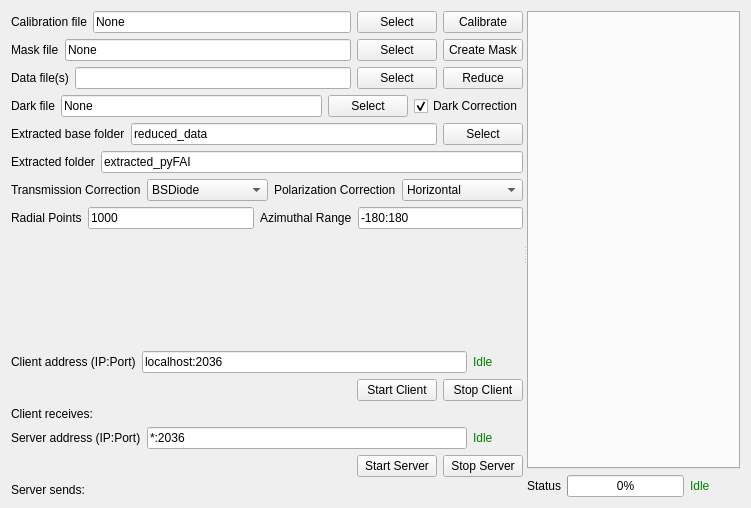
<?xml version="1.0" encoding="UTF-8"?>
<ui version="4.0">
 <class>Form</class>
 <widget class="QWidget" name="Form">
  <property name="geometry">
   <rect>
    <x>0</x>
    <y>0</y>
    <width>751</width>
    <height>508</height>
   </rect>
  </property>
  <property name="windowTitle">
   <string>Form</string>
  </property>
  <layout class="QVBoxLayout" name="verticalLayout_5">
   <item>
    <widget class="QSplitter" name="splitter">
     <property name="orientation">
      <enum>Qt::Horizontal</enum>
     </property>
     <widget class="QWidget" name="">
      <layout class="QVBoxLayout" name="verticalLayout_4">
       <item>
        <layout class="QHBoxLayout" name="horizontalLayout_4">
         <item>
          <widget class="QLabel" name="poniFileLabel">
           <property name="text">
            <string>Calibration file</string>
           </property>
          </widget>
         </item>
         <item>
          <widget class="QLineEdit" name="poniFileLineEdit">
           <property name="text">
            <string>None</string>
           </property>
          </widget>
         </item>
         <item>
          <widget class="QPushButton" name="openPoniPushButton">
           <property name="text">
            <string>Select</string>
           </property>
          </widget>
         </item>
         <item>
          <widget class="QPushButton" name="calibratePushButton">
           <property name="text">
            <string>Calibrate</string>
           </property>
          </widget>
         </item>
        </layout>
       </item>
       <item>
        <layout class="QHBoxLayout" name="horizontalLayout_5">
         <item>
          <widget class="QLabel" name="maskFileLabel">
           <property name="text">
            <string>Mask file</string>
           </property>
          </widget>
         </item>
         <item>
          <widget class="QLineEdit" name="maskFileLineEdit">
           <property name="text">
            <string>None</string>
           </property>
          </widget>
         </item>
         <item>
          <widget class="QPushButton" name="openMaskPushButton">
           <property name="text">
            <string>Select</string>
           </property>
          </widget>
         </item>
         <item>
          <widget class="QPushButton" name="createMaskPushButton">
           <property name="text">
            <string>Create Mask</string>
           </property>
          </widget>
         </item>
        </layout>
       </item>
       <item>
        <layout class="QHBoxLayout" name="horizontalLayout_2">
         <item>
          <widget class="QLabel" name="dataFileLabel">
           <property name="text">
            <string>Data file(s)</string>
           </property>
          </widget>
         </item>
         <item>
          <widget class="QLineEdit" name="dataFileLineEdit"/>
         </item>
         <item>
          <widget class="QPushButton" name="openDataPushButton">
           <property name="text">
            <string>Select</string>
           </property>
          </widget>
         </item>
         <item>
          <widget class="QPushButton" name="reducePushButton">
           <property name="text">
            <string>Reduce</string>
           </property>
          </widget>
         </item>
        </layout>
       </item>
       <item>
        <layout class="QHBoxLayout" name="horizontalLayout_3">
         <item>
          <widget class="QLabel" name="darkFileLabel">
           <property name="text">
            <string>Dark file</string>
           </property>
          </widget>
         </item>
         <item>
          <widget class="QLineEdit" name="darkFileLineEdit">
           <property name="text">
            <string>None</string>
           </property>
          </widget>
         </item>
         <item>
          <widget class="QPushButton" name="openDarkPushButton">
           <property name="text">
            <string>Select</string>
           </property>
          </widget>
         </item>
         <item>
          <widget class="QCheckBox" name="darkCheckBox">
           <property name="text">
            <string>Dark Correction</string>
           </property>
           <property name="checked">
            <bool>true</bool>
           </property>
          </widget>
         </item>
        </layout>
       </item>
       <item>
        <layout class="QHBoxLayout" name="horizontalLayout_6">
         <item>
          <widget class="QLabel" name="extractedFolderLabel">
           <property name="text">
            <string>Extracted base folder</string>
           </property>
          </widget>
         </item>
         <item>
          <widget class="QLineEdit" name="extractedBaseFolderLineEdit">
           <property name="text">
            <string>reduced_data</string>
           </property>
          </widget>
         </item>
         <item>
          <widget class="QPushButton" name="extractedFolderPushButton">
           <property name="text">
            <string>Select</string>
           </property>
          </widget>
         </item>
        </layout>
       </item>
       <item>
        <layout class="QHBoxLayout" name="horizontalLayout_13">
         <item>
          <widget class="QLabel" name="label">
           <property name="text">
            <string>Extracted folder</string>
           </property>
          </widget>
         </item>
         <item>
          <widget class="QLineEdit" name="extractedFolderLineEdit">
           <property name="text">
            <string>extracted_pyFAI</string>
           </property>
          </widget>
         </item>
        </layout>
       </item>
       <item>
        <layout class="QHBoxLayout" name="horizontalLayout_7">
         <item>
          <widget class="QLabel" name="transCorrLabel">
           <property name="text">
            <string>Transmission Correction</string>
           </property>
          </widget>
         </item>
         <item>
          <widget class="QComboBox" name="normComboBox">
           <item>
            <property name="text">
             <string>BSDiode</string>
            </property>
           </item>
           <item>
            <property name="text">
             <string>TransDiode</string>
            </property>
           </item>
           <item>
            <property name="text">
             <string>Image Sum</string>
            </property>
           </item>
           <item>
            <property name="text">
             <string>Monitor</string>
            </property>
           </item>
           <item>
            <property name="text">
             <string>None</string>
            </property>
           </item>
          </widget>
         </item>
         <item>
          <widget class="QLabel" name="polCorrLabel">
           <property name="text">
            <string>Polarization Correction</string>
           </property>
          </widget>
         </item>
         <item>
          <widget class="QComboBox" name="polCorrComboBox">
           <item>
            <property name="text">
             <string>Horizontal</string>
            </property>
           </item>
           <item>
            <property name="text">
             <string>Vertical</string>
            </property>
           </item>
           <item>
            <property name="text">
             <string>Circular</string>
            </property>
           </item>
           <item>
            <property name="text">
             <string>None</string>
            </property>
           </item>
          </widget>
         </item>
        </layout>
       </item>
       <item>
        <layout class="QHBoxLayout" name="horizontalLayout_8">
         <item>
          <widget class="QLabel" name="radialPointsLabel">
           <property name="text">
            <string>Radial Points</string>
           </property>
          </widget>
         </item>
         <item>
          <widget class="QLineEdit" name="radialPointsLineEdit">
           <property name="text">
            <string>1000</string>
           </property>
          </widget>
         </item>
         <item>
          <widget class="QLabel" name="azimuthalRangeLabel">
           <property name="text">
            <string>Azimuthal Range</string>
           </property>
          </widget>
         </item>
         <item>
          <widget class="QLineEdit" name="azimuthalRangeLineEdit">
           <property name="text">
            <string>-180:180</string>
           </property>
          </widget>
         </item>
        </layout>
       </item>
       <item>
        <spacer name="verticalSpacer">
         <property name="orientation">
          <enum>Qt::Vertical</enum>
         </property>
         <property name="sizeHint" stdset="0">
          <size>
           <width>20</width>
           <height>40</height>
          </size>
         </property>
        </spacer>
       </item>
       <item>
        <layout class="QVBoxLayout" name="verticalLayout_2">
         <item>
          <layout class="QHBoxLayout" name="horizontalLayout_9">
           <item>
            <widget class="QLabel" name="clientAddressLabel">
             <property name="text">
              <string>Client address (IP:Port)</string>
             </property>
            </widget>
           </item>
           <item>
            <widget class="QLineEdit" name="clientAddressLineEdit">
             <property name="text">
              <string>localhost:2036</string>
             </property>
            </widget>
           </item>
           <item>
            <widget class="QLabel" name="clientStatusLabel">
             <property name="sizePolicy">
              <sizepolicy hsizetype="Preferred" vsizetype="Preferred">
               <horstretch>0</horstretch>
               <verstretch>0</verstretch>
              </sizepolicy>
             </property>
             <property name="minimumSize">
              <size>
               <width>50</width>
               <height>0</height>
              </size>
             </property>
             <property name="text">
              <string>&lt;html&gt;&lt;head/&gt;&lt;body&gt;&lt;p&gt;&lt;span style=&quot; color:#008000;&quot;&gt;Idle&lt;/span&gt;&lt;/p&gt;&lt;/body&gt;&lt;/html&gt;</string>
             </property>
            </widget>
           </item>
          </layout>
         </item>
         <item>
          <layout class="QHBoxLayout" name="horizontalLayout_10">
           <item>
            <spacer name="horizontalSpacer">
             <property name="orientation">
              <enum>Qt::Horizontal</enum>
             </property>
             <property name="sizeHint" stdset="0">
              <size>
               <width>40</width>
               <height>20</height>
              </size>
             </property>
            </spacer>
           </item>
           <item>
            <widget class="QPushButton" name="startClientPushButton">
             <property name="sizePolicy">
              <sizepolicy hsizetype="Fixed" vsizetype="Fixed">
               <horstretch>0</horstretch>
               <verstretch>0</verstretch>
              </sizepolicy>
             </property>
             <property name="text">
              <string>Start Client</string>
             </property>
            </widget>
           </item>
           <item>
            <widget class="QPushButton" name="stopClientPushButton">
             <property name="sizePolicy">
              <sizepolicy hsizetype="Fixed" vsizetype="Fixed">
               <horstretch>0</horstretch>
               <verstretch>0</verstretch>
              </sizepolicy>
             </property>
             <property name="text">
              <string>Stop Client</string>
             </property>
            </widget>
           </item>
          </layout>
         </item>
         <item>
          <widget class="QLabel" name="clientMessageLabel">
           <property name="text">
            <string>Client receives:</string>
           </property>
          </widget>
         </item>
        </layout>
       </item>
       <item>
        <layout class="QVBoxLayout" name="verticalLayout_3">
         <item>
          <layout class="QHBoxLayout" name="horizontalLayout_11">
           <item>
            <widget class="QLabel" name="serverAddressLabel">
             <property name="text">
              <string>Server address (IP:Port)</string>
             </property>
            </widget>
           </item>
           <item>
            <widget class="QLineEdit" name="serverAddressLineEdit">
             <property name="text">
              <string>*:2036</string>
             </property>
            </widget>
           </item>
           <item>
            <widget class="QLabel" name="serverStatusLabel">
             <property name="minimumSize">
              <size>
               <width>50</width>
               <height>0</height>
              </size>
             </property>
             <property name="text">
              <string>&lt;font color=&quot;green&quot;&gt;Idle&lt;/font&gt;</string>
             </property>
            </widget>
           </item>
          </layout>
         </item>
         <item>
          <layout class="QHBoxLayout" name="horizontalLayout_12">
           <item>
            <spacer name="horizontalSpacer_2">
             <property name="orientation">
              <enum>Qt::Horizontal</enum>
             </property>
             <property name="sizeHint" stdset="0">
              <size>
               <width>40</width>
               <height>20</height>
              </size>
             </property>
            </spacer>
           </item>
           <item>
            <widget class="QPushButton" name="startServerPushButton">
             <property name="sizePolicy">
              <sizepolicy hsizetype="Fixed" vsizetype="Fixed">
               <horstretch>0</horstretch>
               <verstretch>0</verstretch>
              </sizepolicy>
             </property>
             <property name="text">
              <string>Start Server</string>
             </property>
            </widget>
           </item>
           <item>
            <widget class="QPushButton" name="stopServerPushButton">
             <property name="sizePolicy">
              <sizepolicy hsizetype="Fixed" vsizetype="Fixed">
               <horstretch>0</horstretch>
               <verstretch>0</verstretch>
              </sizepolicy>
             </property>
             <property name="text">
              <string>Stop Server</string>
             </property>
            </widget>
           </item>
          </layout>
         </item>
         <item>
          <widget class="QLabel" name="serverMessageLabel">
           <property name="text">
            <string>Server sends:</string>
           </property>
          </widget>
         </item>
        </layout>
       </item>
      </layout>
     </widget>
     <widget class="QWidget" name="layoutWidget">
      <layout class="QVBoxLayout" name="verticalLayout">
       <item>
        <widget class="QTabWidget" name="tabWidget">
         <property name="currentIndex">
          <number>-1</number>
         </property>
        </widget>
       </item>
       <item>
        <layout class="QHBoxLayout" name="horizontalLayout">
         <item>
          <widget class="QLabel" name="progressLabel">
           <property name="text">
            <string>Status</string>
           </property>
          </widget>
         </item>
         <item>
          <widget class="QProgressBar" name="progressBar">
           <property name="value">
            <number>0</number>
           </property>
          </widget>
         </item>
         <item>
          <widget class="QLabel" name="statusLabel">
           <property name="minimumSize">
            <size>
             <width>50</width>
             <height>0</height>
            </size>
           </property>
           <property name="text">
            <string>&lt;font color=&quot;green&quot;&gt;Idle&lt;/font&gt;</string>
           </property>
           <property name="textFormat">
            <enum>Qt::AutoText</enum>
           </property>
          </widget>
         </item>
        </layout>
       </item>
      </layout>
     </widget>
    </widget>
   </item>
  </layout>
 </widget>
 <resources/>
 <connections/>
</ui>
